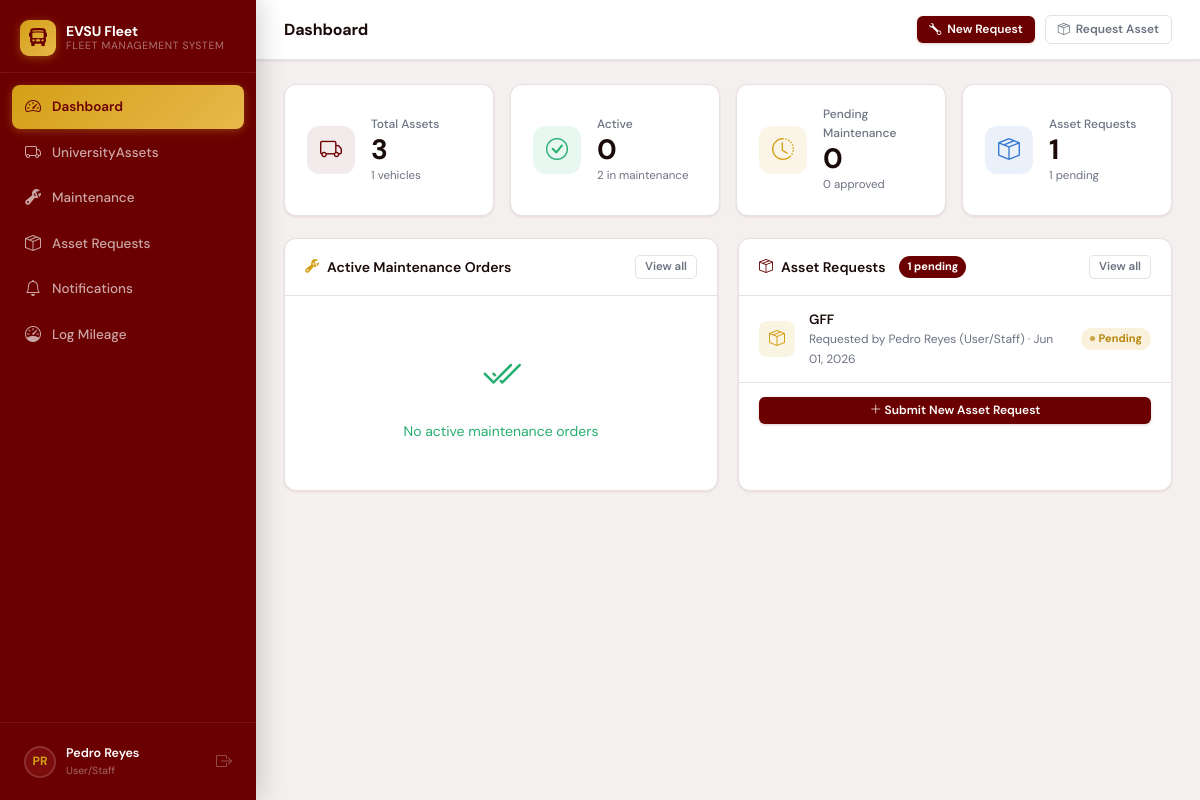
Before: /dashboard/ (signed in) with the older database file.
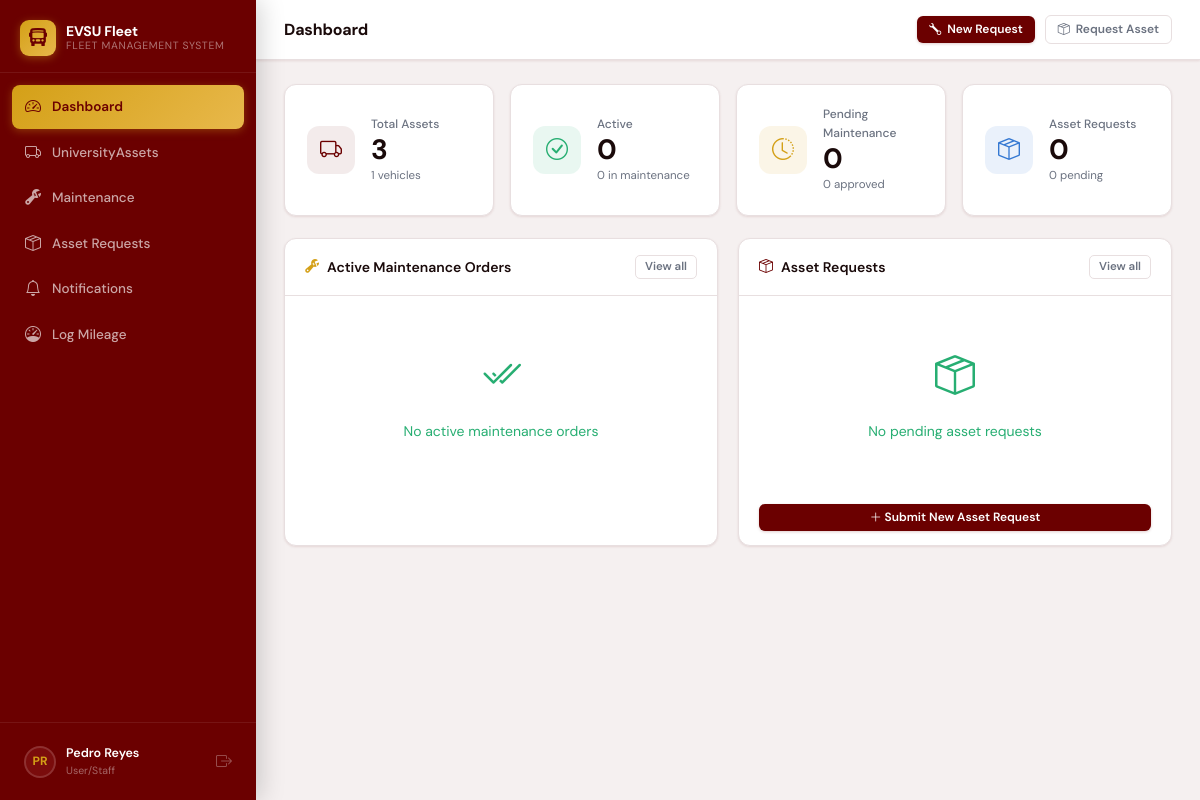
After: the same page with the newer database file.
### assets/models.py (models this page shows, shortened)
class AssetRequest(models.Model):
    requested_by   = models.ForeignKey(
        settings.AUTH_USER_MODEL, on_delete=models.SET_NULL, null=True,
        related_name='asset_requests'
    )
    reviewed_by    = models.ForeignKey(
        settings.AUTH_USER_MODEL, on_delete=models.SET_NULL, null=True, blank=True,
        related_name='reviewed_asset_requests'
    )
    asset_type     = models.CharField(max_length=20, choices=AssetType.choices, default=AssetType.VEHICLE)
    name           = models.CharField(max_length=200, help_text='Requested asset name / description')
    make           = models.CharField(max_length=100, blank=True)
    model_name     = models.CharField('Model', max_length=100, blank=True)
    justification  = models.TextField(help_text='Why is this asset needed?')
    estimated_cost = models.DecimalField(max_digits=12, decimal_places=2, null=True, blank=True)
    status         = models.CharField(max_length=20, choices=AssetRequestStatus.choices,
                                      default=AssetRequestStatus.PENDING, db_index=True)
    manager_notes  = models.TextField(blank=True)
    created_at     = models.DateTimeField(auto_now_add=True)
    updated_at     = models.DateTimeField(auto_now=True)
    class Meta:
        ordering = ['-created_at']

### accounts/models.py (models this page shows)
class User(AbstractUser):
    STAFF       = 'staff'
    AUDITOR     = 'auditor'
    MANAGER     = 'manager'
    MAINTENANCE = 'maintenance'
    ROLE_CHOICES = [
        (STAFF,       'User/Staff'),
        (AUDITOR,     'Auditor '),
        (MANAGER,     'Manager'),
        (MAINTENANCE, 'Maintenance Technician'),
    ]
    role = models.CharField(max_length=20, choices=ROLE_CHOICES, default=STAFF)
    profile_picture = models.ImageField(
        upload_to='profile_pictures/',
        null=True, blank=True,
        help_text='Profile photo'
    )
    department = models.CharField(
        max_length=20,
        choices=DEPARTMENT_CHOICES,
        blank=True,
        help_text='Department this user belongs to (required for Staff role)',
    )
    phone = models.CharField(max_length=30, blank=True)
    license_number = models.CharField(max_length=50, blank=True, help_text='Driver license #')
    class Meta:
        verbose_name = 'User'
        ordering = ['last_name', 'first_name']
    def __str__(self):
        return f'{self.get_full_name() or self.username} ({self.get_role_display()})'
    @property
    def is_manager(self):
        return self.role == self.MANAGER
    @property
    def is_auditor(self):
        return self.role == self.AUDITOR
    @property
    def is_staff_role(self):
        return self.role == self.STAFF
    @property
    def is_maintenance(self):
        return self.role == self.MAINTENANCE
    @property
    def can_see_financials(self):
        return self.role == self.MANAGER

### assets/views.py (the view, shortened to what this page needs)
# urls.py: path('dashboard/',                    views.dashboard,              name='dashboard'),
@login_required
def dashboard(request):
    today = timezone.now().date()
    user  = request.user
    if user.is_maintenance:
        return redirect('maintenance_portal')
    assets_qs = Asset.objects.all()
    mr_qs     = MaintenanceRequest.objects.select_related('asset', 'submitted_by')
    if user.is_staff_role:
        mr_qs = mr_qs.filter(submitted_by=user)
    active_statuses = [
        MaintenanceStatus.PENDING,
        MaintenanceStatus.APPROVED,
        MaintenanceStatus.IN_PROGRESS,
    ]
    active_requests = (
        mr_qs
        .filter(status__in=active_statuses)
        .annotate(priority_rank=PRIORITY_RANK)
        .order_by('priority_rank', '-created_at')[:5]
    )
    context = {
        'total_assets':   assets_qs.count(),
        'total_vehicles': assets_qs.filter(asset_type=AssetType.VEHICLE).count(),
        'active_assets':  assets_qs.filter(status=AssetStatus.AVAILABLE).count(),
        'in_maintenance': assets_qs.filter(status=AssetStatus.MAINTENANCE).count(),
        'pending_requests':  mr_qs.filter(status=MaintenanceStatus.PENDING).count(),
        'approved_requests': mr_qs.filter(status=MaintenanceStatus.APPROVED).count(),
        'active_requests':   active_requests,
        'today': today,
    }
    if user.is_staff_role:
        my_qs = AssetRequest.objects.filter(requested_by=user)
        my_pending = my_qs.filter(status=AssetRequestStatus.PENDING).order_by('created_at')
        context['total_asset_requests'] = my_pending.count()
        context['pending_asset_requests_count'] = my_pending.count()
        context['approved_asset_requests_count'] = my_qs.filter(status=AssetRequestStatus.APPROVED).count()
        context['rejected_asset_requests_count'] = my_qs.filter(status=AssetRequestStatus.REJECTED).count()
        context['pending_asset_requests_list'] = my_pending[:5]
    context.setdefault('rejected_asset_requests_count', 0)
    context.setdefault('total_asset_requests', 0)
    context.setdefault('pending_asset_requests_count', 0)
    context.setdefault('approved_asset_requests_count', 0)
    return render(request, 'assets/dashboard.html', context)

### assets/context_processors.py (called while the page is built)
def pending_asset_requests(request):
    if request.user.is_authenticated and hasattr(request.user, 'is_manager') and request.user.is_manager:
        return {'pending_nav_count': AssetRequest.objects.filter(status=AssetRequestStatus.PENDING).count()}
    return {'pending_nav_count': 0}

def maintenance_unread_notifications(request):
    if request.user.is_authenticated:
        count = MaintenanceNotification.objects.filter(recipient=request.user, is_read=False).count()
        return {'maintenance_notif_count': count}
    return {'maintenance_notif_count': 0}

def asset_request_unread_notifications(request):
    if request.user.is_authenticated and hasattr(request.user, 'is_staff_role') and request.user.is_staff_role:
        count = AssetRequestNotification.objects.filter(recipient=request.user, is_read=False).count()
        return {'asset_request_notif_count': count}
    return {'asset_request_notif_count': 0}

### templates/assets/dashboard.html (shortened to what the changed rows need)
{% extends "base.html" %}
{% load humanize %}
{% block page_title %}Dashboard{% endblock %}
{% block content %}
<div class="grid-4" style="margin-bottom:22px">
  <div class="stat-card">
    <div>
      <div class="stat-label">Active</div>
      <div class="stat-value">{{ active_assets }}</div>
      <div class="stat-sub">{{ in_maintenance }} in maintenance</div>
    </div>
  </div>
  <div class="stat-card">
    <div>
      <div class="stat-label">Asset Requests</div>
      <div class="stat-value">{{ total_asset_requests }}</div>
      <div class="stat-sub">{{ pending_asset_requests_count }} pending</div>
    </div>
  </div>
</div>
<div class="grid-2">
  {% if not user.is_maintenance %}
  <div class="card">
    <div class="card-header">
      <div class="card-header-icon"><i class="bi bi-box-seam" style="color:var(--maroon)"></i> Asset Requests
        {% if pending_asset_requests_count > 0 %}
        <span style="background:var(--maroon);color:#fff;font-size:11px;font-weight:700;padding:2px 8px;border-radius:20px;margin-left:6px">{{ pending_asset_requests_count }} pending</span>
        {% endif %}
      </div>
    </div>
    <div>
      {% for ar in pending_asset_requests_list %}
      <a href="{% url 'asset_request_review' ar.pk %}" style="display:flex;align-items:center;gap:14px;padding:13px 20px;border-bottom:1px solid var(--border);text-decoration:none;color:inherit;transition:background .1s" onmouseover="this.style.background='var(--surface2)'" onmouseout="this.style.background=''">
        <div style="width:36px;height:36px;border-radius:8px;background:rgba(212,160,23,.12);display:flex;align-items:center;justify-content:center;color:var(--gold);font-size:16px;flex-shrink:0"><i class="bi bi-box-seam"></i></div>
        <div style="flex:1;min-width:0">
          <div style="font-weight:600;font-size:13.5px">{{ ar.name }}</div>
          <div style="font-size:12px;color:var(--text-muted)">Requested by {{ ar.requested_by }} &middot; {{ ar.created_at|date:"M d, Y" }}</div>
        </div>
        <span class="badge" style="background:rgba(212,160,23,.15);color:#b8860b;font-size:11px;font-weight:700;white-space:nowrap">Pending</span>
      </a>
      {% empty %}
      <div class="empty-state"><i class="bi bi-box-seam" style="color:var(--jade);opacity:1"></i><p style="color:var(--jade)">No pending asset requests</p></div>
      {% endfor %}
    </div>
  </div>
  {% endif %}
</div>
{% endblock %}

Changed rows visible on the page:
no longer on this page (row edited): AssetRequest: name "GFF", requested_by "Pedro Reyes (User/Staff)", created_at "Jun 01, 2026"
Other visible differences:
{{ in_maintenance }}: "2" → "0"
{{ total_asset_requests }}: "1" → "0"
{{ pending_asset_requests_count }}: "1" → "0"
{{ pending_asset_requests_count }}: "1" → (not shown)
text no longer shown: "pending"
text now shown: "No pending asset requests"
